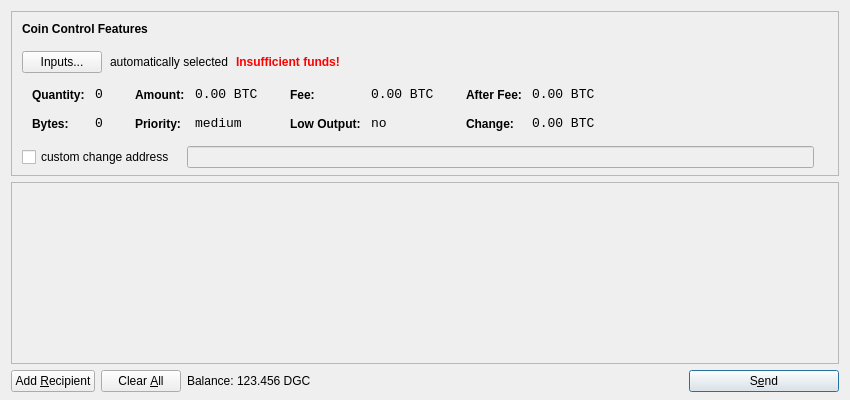
<?xml version="1.0" encoding="UTF-8"?>
<ui version="4.0">
 <class>SendCoinsDialog</class>
 <widget class="QDialog" name="SendCoinsDialog">
  <property name="geometry">
   <rect>
    <x>0</x>
    <y>0</y>
    <width>850</width>
    <height>400</height>
   </rect>
  </property>
  <property name="windowTitle">
   <string>Send Coins</string>
  </property>
  <layout class="QVBoxLayout" name="verticalLayout" stretch="0,1,0">
   <property name="bottomMargin">
    <number>8</number>
   </property>
   <item>
    <widget class="QFrame" name="frameCoinControl">
     <property name="sizePolicy">
      <sizepolicy hsizetype="Expanding" vsizetype="Expanding">
       <horstretch>0</horstretch>
       <verstretch>0</verstretch>
      </sizepolicy>
     </property>
     <property name="maximumSize">
      <size>
       <width>16777215</width>
       <height>16777215</height>
      </size>
     </property>
     <property name="frameShape">
      <enum>QFrame::StyledPanel</enum>
     </property>
     <property name="frameShadow">
      <enum>QFrame::Sunken</enum>
     </property>
     <layout class="QVBoxLayout" name="verticalLayoutCoinControl2">
      <property name="spacing">
       <number>-1</number>
      </property>
      <property name="leftMargin">
       <number>0</number>
      </property>
      <property name="topMargin">
       <number>0</number>
      </property>
      <property name="rightMargin">
       <number>0</number>
      </property>
      <property name="bottomMargin">
       <number>6</number>
      </property>
      <item>
       <layout class="QVBoxLayout" name="verticalLayoutCoinControl" stretch="0,0,0,0,1">
        <property name="spacing">
         <number>0</number>
        </property>
        <property name="leftMargin">
         <number>10</number>
        </property>
        <property name="topMargin">
         <number>10</number>
        </property>
        <item>
         <layout class="QHBoxLayout" name="horizontalLayoutCoinControl1">
          <property name="bottomMargin">
           <number>15</number>
          </property>
          <item>
           <widget class="QLabel" name="labelCoinControlFeatures">
            <property name="sizePolicy">
             <sizepolicy hsizetype="Preferred" vsizetype="Maximum">
              <horstretch>0</horstretch>
              <verstretch>0</verstretch>
             </sizepolicy>
            </property>
            <property name="font">
             <font>
              <weight>75</weight>
              <bold>true</bold>
             </font>
            </property>
            <property name="styleSheet">
             <string notr="true">font-weight:bold;</string>
            </property>
            <property name="text">
             <string>Coin Control Features</string>
            </property>
           </widget>
          </item>
         </layout>
        </item>
        <item>
         <layout class="QHBoxLayout" name="horizontalLayoutCoinControl2" stretch="0,0,0,0">
          <property name="spacing">
           <number>8</number>
          </property>
          <property name="bottomMargin">
           <number>10</number>
          </property>
          <item>
           <widget class="QPushButton" name="pushButtonCoinControl">
            <property name="styleSheet">
             <string notr="true"/>
            </property>
            <property name="text">
             <string>Inputs...</string>
            </property>
           </widget>
          </item>
          <item>
           <widget class="QLabel" name="labelCoinControlAutomaticallySelected">
            <property name="text">
             <string>automatically selected</string>
            </property>
            <property name="margin">
             <number>5</number>
            </property>
           </widget>
          </item>
          <item>
           <widget class="QLabel" name="labelCoinControlInsuffFunds">
            <property name="font">
             <font>
              <weight>75</weight>
              <bold>true</bold>
             </font>
            </property>
            <property name="styleSheet">
             <string notr="true">color:red;font-weight:bold;</string>
            </property>
            <property name="text">
             <string>Insufficient funds!</string>
            </property>
            <property name="margin">
             <number>5</number>
            </property>
           </widget>
          </item>
          <item>
           <spacer name="horizontalSpacerCoinControl">
            <property name="orientation">
             <enum>Qt::Horizontal</enum>
            </property>
            <property name="sizeHint" stdset="0">
             <size>
              <width>40</width>
              <height>1</height>
             </size>
            </property>
           </spacer>
          </item>
         </layout>
        </item>
        <item>
         <widget class="QWidget" name="widgetCoinControl" native="true">
          <property name="sizePolicy">
           <sizepolicy hsizetype="Preferred" vsizetype="Preferred">
            <horstretch>0</horstretch>
            <verstretch>0</verstretch>
           </sizepolicy>
          </property>
          <property name="minimumSize">
           <size>
            <width>0</width>
            <height>0</height>
           </size>
          </property>
          <property name="styleSheet">
           <string notr="true"/>
          </property>
          <layout class="QHBoxLayout" name="horizontalLayoutCoinControl5">
           <property name="margin">
            <number>0</number>
           </property>
           <item>
            <layout class="QHBoxLayout" name="horizontalLayoutCoinControl3" stretch="0,0,0,1">
             <property name="spacing">
              <number>20</number>
             </property>
             <property name="topMargin">
              <number>0</number>
             </property>
             <property name="bottomMargin">
              <number>10</number>
             </property>
             <item>
              <layout class="QFormLayout" name="formLayoutCoinControl1">
               <property name="horizontalSpacing">
                <number>10</number>
               </property>
               <property name="verticalSpacing">
                <number>14</number>
               </property>
               <property name="leftMargin">
                <number>10</number>
               </property>
               <property name="topMargin">
                <number>4</number>
               </property>
               <property name="rightMargin">
                <number>6</number>
               </property>
               <item row="0" column="0">
                <widget class="QLabel" name="labelCoinControlQuantityText">
                 <property name="styleSheet">
                  <string notr="true">font-weight:bold;</string>
                 </property>
                 <property name="text">
                  <string>Quantity:</string>
                 </property>
                 <property name="margin">
                  <number>0</number>
                 </property>
                </widget>
               </item>
               <item row="0" column="1">
                <widget class="QLabel" name="labelCoinControlQuantity">
                 <property name="font">
                  <font>
                   <family>Monospace</family>
                   <pointsize>10</pointsize>
                  </font>
                 </property>
                 <property name="cursor">
                  <cursorShape>IBeamCursor</cursorShape>
                 </property>
                 <property name="contextMenuPolicy">
                  <enum>Qt::ActionsContextMenu</enum>
                 </property>
                 <property name="text">
                  <string notr="true">0</string>
                 </property>
                 <property name="margin">
                  <number>0</number>
                 </property>
                 <property name="textInteractionFlags">
                  <set>Qt::LinksAccessibleByMouse|Qt::TextSelectableByKeyboard|Qt::TextSelectableByMouse</set>
                 </property>
                </widget>
               </item>
               <item row="1" column="0">
                <widget class="QLabel" name="labelCoinControlBytesText">
                 <property name="styleSheet">
                  <string notr="true">font-weight:bold;</string>
                 </property>
                 <property name="text">
                  <string>Bytes:</string>
                 </property>
                </widget>
               </item>
               <item row="1" column="1">
                <widget class="QLabel" name="labelCoinControlBytes">
                 <property name="font">
                  <font>
                   <family>Monospace</family>
                   <pointsize>10</pointsize>
                  </font>
                 </property>
                 <property name="cursor">
                  <cursorShape>IBeamCursor</cursorShape>
                 </property>
                 <property name="contextMenuPolicy">
                  <enum>Qt::ActionsContextMenu</enum>
                 </property>
                 <property name="text">
                  <string notr="true">0</string>
                 </property>
                 <property name="textInteractionFlags">
                  <set>Qt::LinksAccessibleByMouse|Qt::TextSelectableByKeyboard|Qt::TextSelectableByMouse</set>
                 </property>
                </widget>
               </item>
              </layout>
             </item>
             <item>
              <layout class="QFormLayout" name="formLayoutCoinControl2">
               <property name="horizontalSpacing">
                <number>10</number>
               </property>
               <property name="verticalSpacing">
                <number>14</number>
               </property>
               <property name="leftMargin">
                <number>6</number>
               </property>
               <property name="topMargin">
                <number>4</number>
               </property>
               <property name="rightMargin">
                <number>6</number>
               </property>
               <item row="0" column="0">
                <widget class="QLabel" name="labelCoinControlAmountText">
                 <property name="styleSheet">
                  <string notr="true">font-weight:bold;</string>
                 </property>
                 <property name="text">
                  <string>Amount:</string>
                 </property>
                 <property name="margin">
                  <number>0</number>
                 </property>
                </widget>
               </item>
               <item row="0" column="1">
                <widget class="QLabel" name="labelCoinControlAmount">
                 <property name="font">
                  <font>
                   <family>Monospace</family>
                   <pointsize>10</pointsize>
                  </font>
                 </property>
                 <property name="cursor">
                  <cursorShape>IBeamCursor</cursorShape>
                 </property>
                 <property name="contextMenuPolicy">
                  <enum>Qt::ActionsContextMenu</enum>
                 </property>
                 <property name="text">
                  <string notr="true">0.00 BTC</string>
                 </property>
                 <property name="textInteractionFlags">
                  <set>Qt::LinksAccessibleByMouse|Qt::TextSelectableByKeyboard|Qt::TextSelectableByMouse</set>
                 </property>
                </widget>
               </item>
               <item row="1" column="0">
                <widget class="QLabel" name="labelCoinControlPriorityText">
                 <property name="styleSheet">
                  <string notr="true">font-weight:bold;</string>
                 </property>
                 <property name="text">
                  <string>Priority:</string>
                 </property>
                </widget>
               </item>
               <item row="1" column="1">
                <widget class="QLabel" name="labelCoinControlPriority">
                 <property name="font">
                  <font>
                   <family>Monospace</family>
                   <pointsize>10</pointsize>
                  </font>
                 </property>
                 <property name="cursor">
                  <cursorShape>IBeamCursor</cursorShape>
                 </property>
                 <property name="contextMenuPolicy">
                  <enum>Qt::ActionsContextMenu</enum>
                 </property>
                 <property name="text">
                  <string>medium</string>
                 </property>
                 <property name="textInteractionFlags">
                  <set>Qt::LinksAccessibleByMouse|Qt::TextSelectableByKeyboard|Qt::TextSelectableByMouse</set>
                 </property>
                </widget>
               </item>
              </layout>
             </item>
             <item>
              <layout class="QFormLayout" name="formLayoutCoinControl3">
               <property name="horizontalSpacing">
                <number>10</number>
               </property>
               <property name="verticalSpacing">
                <number>14</number>
               </property>
               <property name="leftMargin">
                <number>6</number>
               </property>
               <property name="topMargin">
                <number>4</number>
               </property>
               <property name="rightMargin">
                <number>6</number>
               </property>
               <item row="0" column="0">
                <widget class="QLabel" name="labelCoinControlFeeText">
                 <property name="styleSheet">
                  <string notr="true">font-weight:bold;</string>
                 </property>
                 <property name="text">
                  <string>Fee:</string>
                 </property>
                 <property name="margin">
                  <number>0</number>
                 </property>
                </widget>
               </item>
               <item row="0" column="1">
                <widget class="QLabel" name="labelCoinControlFee">
                 <property name="font">
                  <font>
                   <family>Monospace</family>
                   <pointsize>10</pointsize>
                  </font>
                 </property>
                 <property name="cursor">
                  <cursorShape>IBeamCursor</cursorShape>
                 </property>
                 <property name="contextMenuPolicy">
                  <enum>Qt::ActionsContextMenu</enum>
                 </property>
                 <property name="text">
                  <string notr="true">0.00 BTC</string>
                 </property>
                 <property name="textInteractionFlags">
                  <set>Qt::LinksAccessibleByMouse|Qt::TextSelectableByKeyboard|Qt::TextSelectableByMouse</set>
                 </property>
                </widget>
               </item>
               <item row="1" column="0">
                <widget class="QLabel" name="labelCoinControlLowOutputText">
                 <property name="styleSheet">
                  <string notr="true">font-weight:bold;</string>
                 </property>
                 <property name="text">
                  <string>Low Output:</string>
                 </property>
                </widget>
               </item>
               <item row="1" column="1">
                <widget class="QLabel" name="labelCoinControlLowOutput">
                 <property name="font">
                  <font>
                   <family>Monospace</family>
                   <pointsize>10</pointsize>
                  </font>
                 </property>
                 <property name="cursor">
                  <cursorShape>IBeamCursor</cursorShape>
                 </property>
                 <property name="contextMenuPolicy">
                  <enum>Qt::ActionsContextMenu</enum>
                 </property>
                 <property name="text">
                  <string>no</string>
                 </property>
                 <property name="textInteractionFlags">
                  <set>Qt::LinksAccessibleByMouse|Qt::TextSelectableByKeyboard|Qt::TextSelectableByMouse</set>
                 </property>
                </widget>
               </item>
              </layout>
             </item>
             <item>
              <layout class="QFormLayout" name="formLayoutCoinControl4">
               <property name="horizontalSpacing">
                <number>10</number>
               </property>
               <property name="verticalSpacing">
                <number>14</number>
               </property>
               <property name="leftMargin">
                <number>6</number>
               </property>
               <property name="topMargin">
                <number>4</number>
               </property>
               <property name="rightMargin">
                <number>6</number>
               </property>
               <item row="0" column="0">
                <widget class="QLabel" name="labelCoinControlAfterFeeText">
                 <property name="styleSheet">
                  <string notr="true">font-weight:bold;</string>
                 </property>
                 <property name="text">
                  <string>After Fee:</string>
                 </property>
                 <property name="margin">
                  <number>0</number>
                 </property>
                </widget>
               </item>
               <item row="0" column="1">
                <widget class="QLabel" name="labelCoinControlAfterFee">
                 <property name="font">
                  <font>
                   <family>Monospace</family>
                   <pointsize>10</pointsize>
                  </font>
                 </property>
                 <property name="cursor">
                  <cursorShape>IBeamCursor</cursorShape>
                 </property>
                 <property name="contextMenuPolicy">
                  <enum>Qt::ActionsContextMenu</enum>
                 </property>
                 <property name="text">
                  <string notr="true">0.00 BTC</string>
                 </property>
                 <property name="textInteractionFlags">
                  <set>Qt::LinksAccessibleByMouse|Qt::TextSelectableByKeyboard|Qt::TextSelectableByMouse</set>
                 </property>
                </widget>
               </item>
               <item row="1" column="0">
                <widget class="QLabel" name="labelCoinControlChangeText">
                 <property name="styleSheet">
                  <string notr="true">font-weight:bold;</string>
                 </property>
                 <property name="text">
                  <string>Change:</string>
                 </property>
                </widget>
               </item>
               <item row="1" column="1">
                <widget class="QLabel" name="labelCoinControlChange">
                 <property name="font">
                  <font>
                   <family>Monospace</family>
                   <pointsize>10</pointsize>
                  </font>
                 </property>
                 <property name="cursor">
                  <cursorShape>IBeamCursor</cursorShape>
                 </property>
                 <property name="contextMenuPolicy">
                  <enum>Qt::ActionsContextMenu</enum>
                 </property>
                 <property name="text">
                  <string notr="true">0.00 BTC</string>
                 </property>
                 <property name="textInteractionFlags">
                  <set>Qt::LinksAccessibleByMouse|Qt::TextSelectableByKeyboard|Qt::TextSelectableByMouse</set>
                 </property>
                </widget>
               </item>
              </layout>
             </item>
            </layout>
           </item>
          </layout>
         </widget>
        </item>
        <item>
         <layout class="QHBoxLayout" name="horizontalLayoutCoinControl4" stretch="0,0,0">
          <property name="spacing">
           <number>12</number>
          </property>
          <property name="sizeConstraint">
           <enum>QLayout::SetDefaultConstraint</enum>
          </property>
          <property name="topMargin">
           <number>5</number>
          </property>
          <property name="rightMargin">
           <number>5</number>
          </property>
          <item>
           <widget class="QCheckBox" name="checkBoxCoinControlChange">
            <property name="text">
             <string>custom change address</string>
            </property>
           </widget>
          </item>
          <item>
           <widget class="QLineEdit" name="lineEditCoinControlChange">
            <property name="enabled">
             <bool>false</bool>
            </property>
            <property name="sizePolicy">
             <sizepolicy hsizetype="Expanding" vsizetype="Fixed">
              <horstretch>0</horstretch>
              <verstretch>0</verstretch>
             </sizepolicy>
            </property>
           </widget>
          </item>
          <item>
           <widget class="QLabel" name="labelCoinControlChangeLabel">
            <property name="sizePolicy">
             <sizepolicy hsizetype="Preferred" vsizetype="Expanding">
              <horstretch>0</horstretch>
              <verstretch>0</verstretch>
             </sizepolicy>
            </property>
            <property name="minimumSize">
             <size>
              <width>0</width>
              <height>0</height>
             </size>
            </property>
            <property name="text">
             <string/>
            </property>
            <property name="margin">
             <number>3</number>
            </property>
           </widget>
          </item>
         </layout>
        </item>
        <item>
         <spacer name="verticalSpacerCoinControl">
          <property name="orientation">
           <enum>Qt::Vertical</enum>
          </property>
          <property name="sizeHint" stdset="0">
           <size>
            <width>800</width>
            <height>1</height>
           </size>
          </property>
         </spacer>
        </item>
       </layout>
      </item>
     </layout>
    </widget>
   </item>
   <item>
    <widget class="QScrollArea" name="scrollArea">
     <property name="widgetResizable">
      <bool>true</bool>
     </property>
     <widget class="QWidget" name="scrollAreaWidgetContents">
      <property name="geometry">
       <rect>
        <x>0</x>
        <y>0</y>
        <width>830</width>
        <height>165</height>
       </rect>
      </property>
      <layout class="QVBoxLayout" name="verticalLayout_2">
       <property name="margin">
        <number>0</number>
       </property>
       <item>
        <layout class="QVBoxLayout" name="entries">
         <property name="spacing">
          <number>6</number>
         </property>
        </layout>
       </item>
       <item>
        <spacer name="verticalSpacer">
         <property name="orientation">
          <enum>Qt::Vertical</enum>
         </property>
         <property name="sizeHint" stdset="0">
          <size>
           <width>20</width>
           <height>40</height>
          </size>
         </property>
        </spacer>
       </item>
      </layout>
     </widget>
    </widget>
   </item>
   <item>
    <layout class="QHBoxLayout" name="horizontalLayout">
     <item>
      <widget class="QPushButton" name="addButton">
       <property name="toolTip">
        <string>Send to multiple recipients at once</string>
       </property>
       <property name="text">
        <string>Add &amp;Recipient</string>
       </property>
       <property name="icon">
        <iconset resource="../bitcoin.qrc">
         <normaloff>:/icons/add</normaloff>:/icons/add</iconset>
       </property>
       <property name="autoDefault">
        <bool>false</bool>
       </property>
      </widget>
     </item>
     <item>
      <widget class="QPushButton" name="clearButton">
       <property name="sizePolicy">
        <sizepolicy hsizetype="Minimum" vsizetype="Fixed">
         <horstretch>0</horstretch>
         <verstretch>0</verstretch>
        </sizepolicy>
       </property>
       <property name="toolTip">
        <string>Remove all transaction fields</string>
       </property>
       <property name="text">
        <string>Clear &amp;All</string>
       </property>
       <property name="icon">
        <iconset resource="../bitcoin.qrc">
         <normaloff>:/icons/remove</normaloff>:/icons/remove</iconset>
       </property>
       <property name="autoRepeatDelay">
        <number>300</number>
       </property>
       <property name="autoDefault">
        <bool>false</bool>
       </property>
      </widget>
     </item>
     <item>
      <layout class="QHBoxLayout" name="horizontalLayout_2">
       <property name="spacing">
        <number>3</number>
       </property>
       <item>
        <widget class="QLabel" name="label">
         <property name="text">
          <string>Balance:</string>
         </property>
        </widget>
       </item>
       <item>
        <widget class="QLabel" name="labelBalance">
         <property name="cursor">
          <cursorShape>IBeamCursor</cursorShape>
         </property>
         <property name="text">
          <string>123.456 DGC</string>
         </property>
         <property name="textInteractionFlags">
          <set>Qt::LinksAccessibleByMouse|Qt::TextSelectableByKeyboard|Qt::TextSelectableByMouse</set>
         </property>
        </widget>
       </item>
      </layout>
     </item>
     <item>
      <spacer name="horizontalSpacer">
       <property name="orientation">
        <enum>Qt::Horizontal</enum>
       </property>
       <property name="sizeHint" stdset="0">
        <size>
         <width>40</width>
         <height>20</height>
        </size>
       </property>
      </spacer>
     </item>
     <item>
      <widget class="QPushButton" name="sendButton">
       <property name="minimumSize">
        <size>
         <width>150</width>
         <height>0</height>
        </size>
       </property>
       <property name="toolTip">
        <string>Confirm the send action</string>
       </property>
       <property name="text">
        <string>S&amp;end</string>
       </property>
       <property name="icon">
        <iconset resource="../bitcoin.qrc">
         <normaloff>:/icons/send</normaloff>:/icons/send</iconset>
       </property>
       <property name="default">
        <bool>true</bool>
       </property>
      </widget>
     </item>
    </layout>
   </item>
  </layout>
 </widget>
 <resources>
  <include location="../bitcoin.qrc"/>
 </resources>
 <connections/>
</ui>
